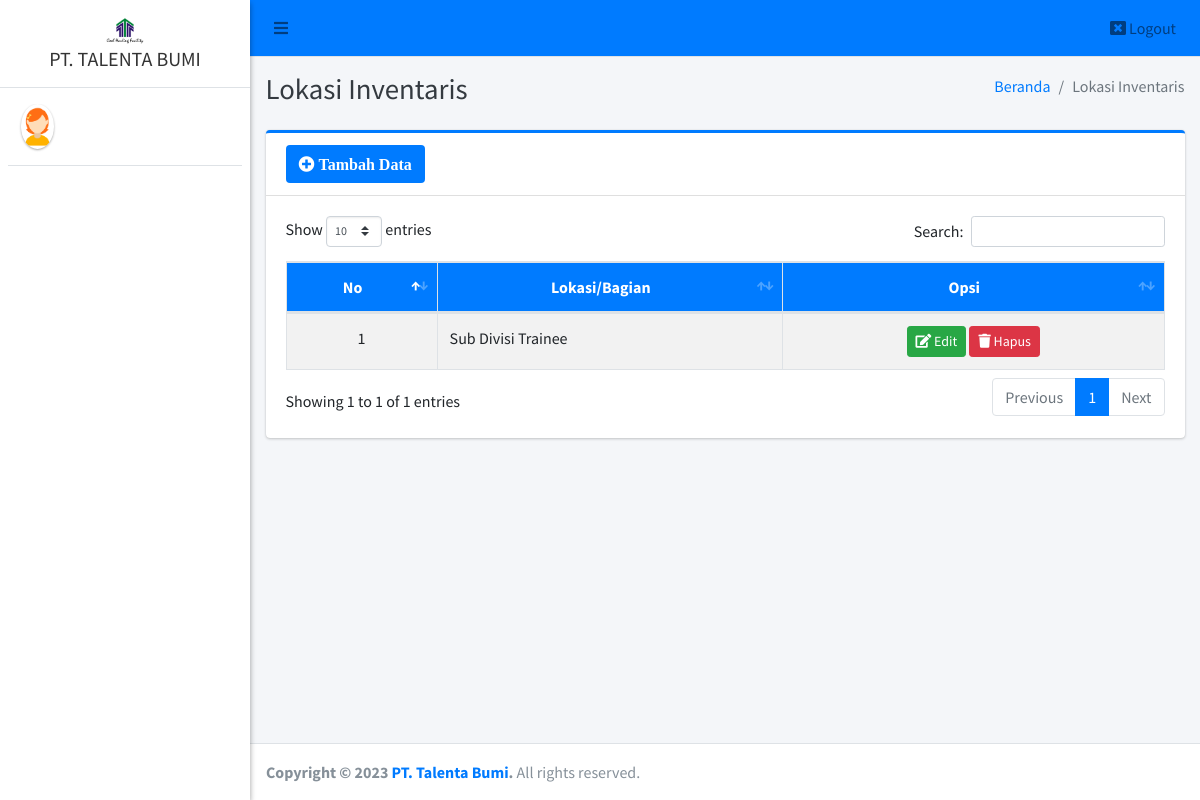
The page /admin/bagian/index.php on the database as committed earlier.
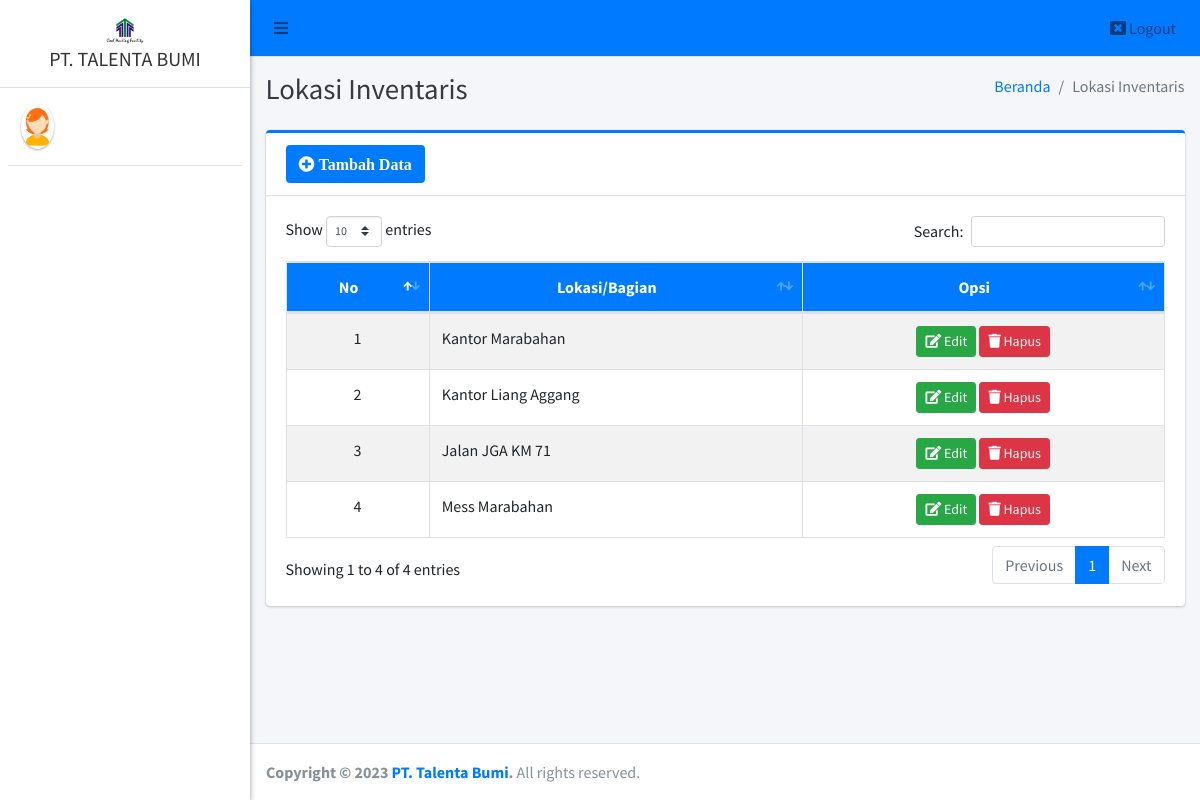
The same page on the database as committed later.
### tables this page shows
CREATE TABLE `lokasi` (
  `id_lokasi` int(11) NOT NULL,
  `bagian` varchar(255) NOT NULL
);

### admin/bagian/index.php (the view, shortened to what this page needs)
<?php
require '../../config/koneksi.php';
?>
<!DOCTYPE html>
<html>
<?php
include '../../templates/head.php';
?>
<body class="hold-transition sidebar-mini layout-fixed">
    <div class="wrapper">
        <?php
        include '../../templates/navbar.php';
        ?>
        <?php
        include '../../templates/sidebar.php';
        ?>
        <div class="content-wrapper">
            <div class="content-header">
                <div class="container-fluid">
                    <div class="row mb-2">
                        <div class="col-sm-6">
                            <h1 class="m-0 text-dark">Lokasi Inventaris</h1>
                        </div>
                        <div class="col-sm-6">
                            <ol class="breadcrumb float-sm-right">
                                <li class="breadcrumb-item"><a href="#">Beranda</a></li>
                                <li class="breadcrumb-item active">Lokasi Inventaris</li>
                            </ol>
                        </div>
                    </div>
                </div>
            </div>
            <section class="content">
                <div class="container-fluid">
                    <div class="row">
                        <div class="col-12">
                            <div class="card card-primary card-outline">
                                <div class="card-header">
                                    <a href="tambah" class="btn bg-primary"><i class="fa fa-plus-circle"> Tambah Data</i></a>
                                </div>
                                <div class="card-body">
                                    <div class="table-responsive">
                                        <table id="example1" class="table table-bordered table-striped">
                                            <thead class="bg-primary">
                                                <tr align="center">
                                                    <th>No</th>
                                                    <th>Lokasi/Bagian</th>
                                                    <th>Opsi</th>
                                                </tr>
                                            </thead>
                                            <tbody style="background-color: white">
                                                <?php
                                                $no = 1;
                                                $data = $koneksi->query("SELECT * FROM lokasi ORDER BY id_lokasi ASC");
                                                while ($row = $data->fetch_array()) {
                                                ?>
                                                    <tr>
                                                        <td align="center"><?= $no++ ?></td>
                                                        <td><?= $row['bagian'] ?></td>
                                                        <td align="center">
                                                            <a href="edit?id=<?= $row['id_lokasi'] ?>" class="btn btn-success btn-sm" title="Edit"><i class="fa fa-edit"></i> Edit</a>
                                                            <a href="hapus?id=<?= $row['id_lokasi'] ?>" class="btn btn-danger btn-sm alert-hapus" title="Hapus"><i class="fa fa-trash"></i> Hapus</a>
                                                        </td>
                                                    </tr>
                                                <?php } ?>
                                            </tbody>
                                        </table>
                                    </div>
                                </div>
                            </div>
                        </div>
                    </div>
                </div>
            </section>
        </div>
        <?php include_once "../../templates/footer.php"; ?>
    </div>
</body>
</html>

Rows that differ between the two databases and show on the page:
removed lokasi: bagian "Sub Divisi Trainee"
added lokasi: bagian "Kantor Marabahan"
added lokasi: bagian "Kantor Liang Aggang"
added lokasi: bagian "Jalan JGA KM 71"
added lokasi: bagian "Mess Marabahan"
Other text that changed with them:
text written by a page script: "Show entries Search: Showing 1 to 1 of 1 entries Previous 1 Next" → "Show entries Search: Showing 1 to 4 of 4 entries Previous 1 Next"
